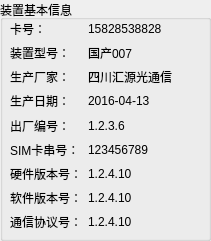
      <widget class="QGroupBox" name="groupBox_13">
       <property name="geometry">
        <rect>
         <x>10</x>
         <y>10</y>
         <width>211</width>
         <height>241</height>
        </rect>
       </property>
       <property name="title">
        <string>装置基本信息</string>
       </property>
       <widget class="QWidget" name="layoutWidget_3">
        <property name="geometry">
         <rect>
          <x>10</x>
          <y>20</y>
          <width>191</width>
          <height>211</height>
         </rect>
        </property>
        <layout class="QGridLayout" name="gridLayout_14" columnstretch="3,5">
         <property name="spacing">
          <number>6</number>
         </property>
         <item row="1" column="1">
          <widget class="QLabel" name="labelPhoneNum">
           <property name="text">
            <string>15828538828</string>
           </property>
          </widget>
         </item>
         <item row="7" column="0">
          <widget class="QLabel" name="label_26">
           <property name="text">
            <string>硬件版本号：</string>
           </property>
          </widget>
         </item>
         <item row="9" column="1">
          <widget class="QLabel" name="labelProtocolVersion">
           <property name="text">
            <string>1.2.4.10</string>
           </property>
          </widget>
         </item>
         <item row="9" column="0">
          <widget class="QLabel" name="label_30">
           <property name="text">
            <string>通信协议号：</string>
           </property>
          </widget>
         </item>
         <item row="8" column="0">
          <widget class="QLabel" name="label_28">
           <property name="text">
            <string>软件版本号：</string>
           </property>
          </widget>
         </item>
         <item row="7" column="1">
          <widget class="QLabel" name="labelHardwareVersion">
           <property name="text">
            <string>1.2.4.10</string>
           </property>
          </widget>
         </item>
         <item row="3" column="0">
          <widget class="QLabel" name="label_32">
           <property name="text">
            <string>生产厂家：</string>
           </property>
          </widget>
         </item>
         <item row="8" column="1">
          <widget class="QLabel" name="labelSoftwareVersion">
           <property name="text">
            <string>1.2.4.10</string>
           </property>
          </widget>
         </item>
         <item row="5" column="0">
          <widget class="QLabel" name="label_36">
           <property name="text">
            <string>出厂编号：</string>
           </property>
          </widget>
         </item>
         <item row="4" column="1">
          <widget class="QLabel" name="labelProductionDate">
           <property name="text">
            <string>2016-04-13</string>
           </property>
          </widget>
         </item>
         <item row="4" column="0">
          <widget class="QLabel" name="label_34">
           <property name="text">
            <string>生产日期：</string>
           </property>
          </widget>
         </item>
         <item row="6" column="0">
          <widget class="QLabel" name="label_38">
           <property name="text">
            <string>SIM卡串号：</string>
           </property>
          </widget>
         </item>
         <item row="3" column="1">
          <widget class="QLabel" name="labelManufacturer">
           <property name="text">
            <string>四川汇源光通信</string>
           </property>
          </widget>
         </item>
         <item row="5" column="1">
          <widget class="QLabel" name="labelIdentifier">
           <property name="text">
            <string>1.2.3.6</string>
           </property>
          </widget>
         </item>
         <item row="1" column="0">
          <widget class="QLabel" name="label_40">
           <property name="text">
            <string>卡号：</string>
           </property>
          </widget>
         </item>
         <item row="6" column="1">
          <widget class="QLabel" name="labelIMSINum">
           <property name="text">
            <string>123456789</string>
           </property>
          </widget>
         </item>
         <item row="2" column="0">
          <widget class="QLabel" name="label_23">
           <property name="text">
            <string>装置型号：</string>
           </property>
          </widget>
         </item>
         <item row="2" column="1">
          <widget class="QLabel" name="labelVMDModel">
           <property name="text">
            <string>国产007</string>
           </property>
          </widget>
         </item>
        </layout>
       </widget>
      </widget>
